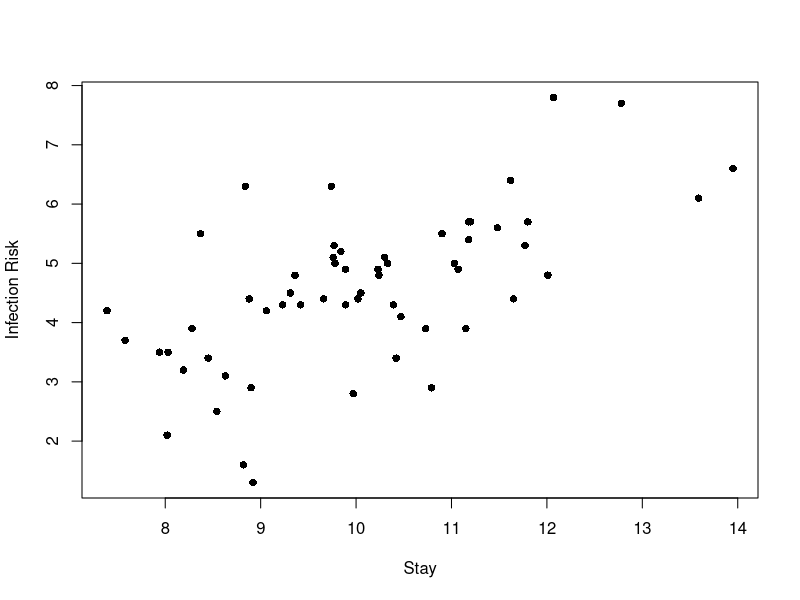
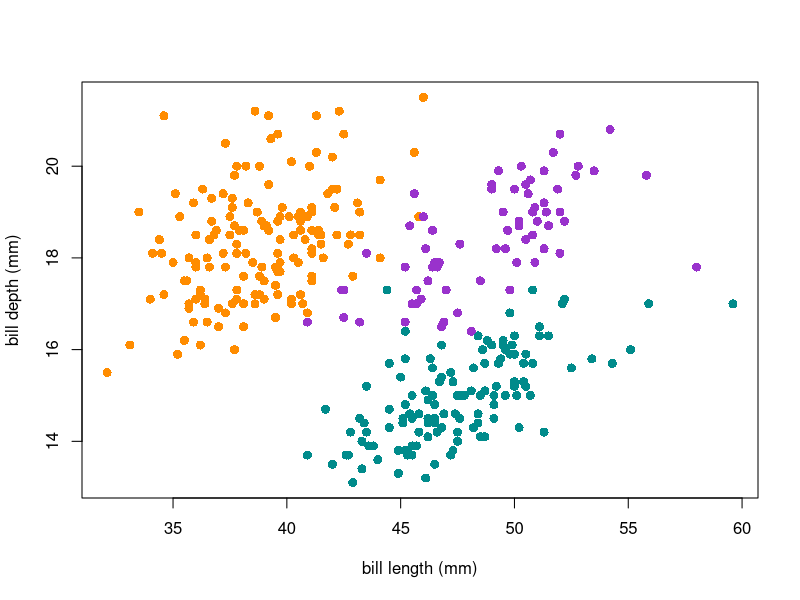
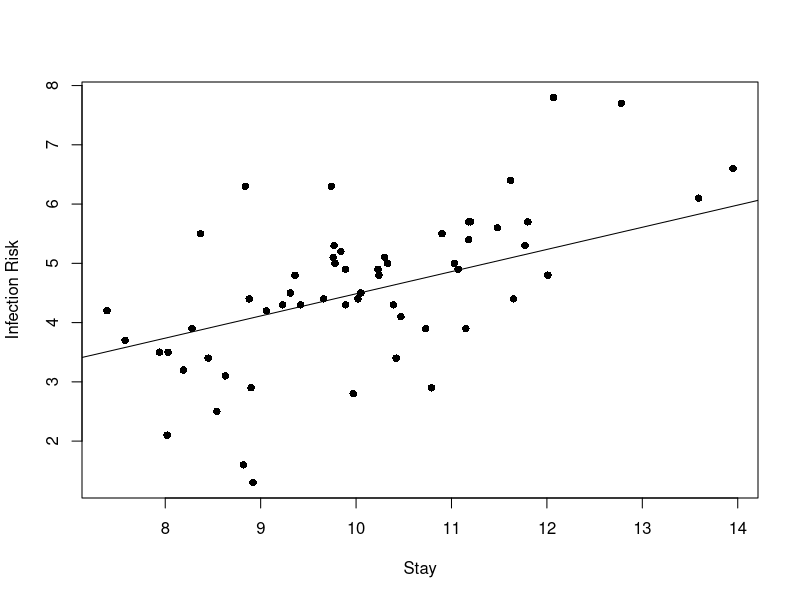
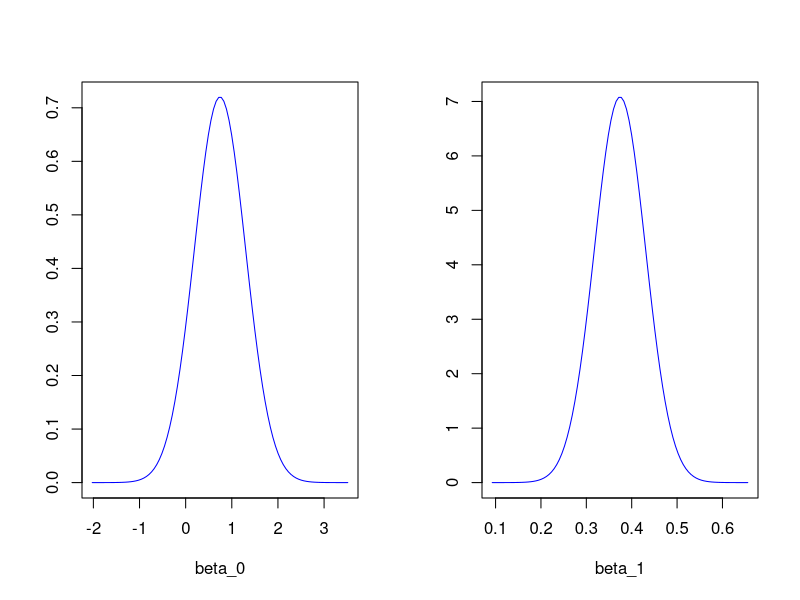
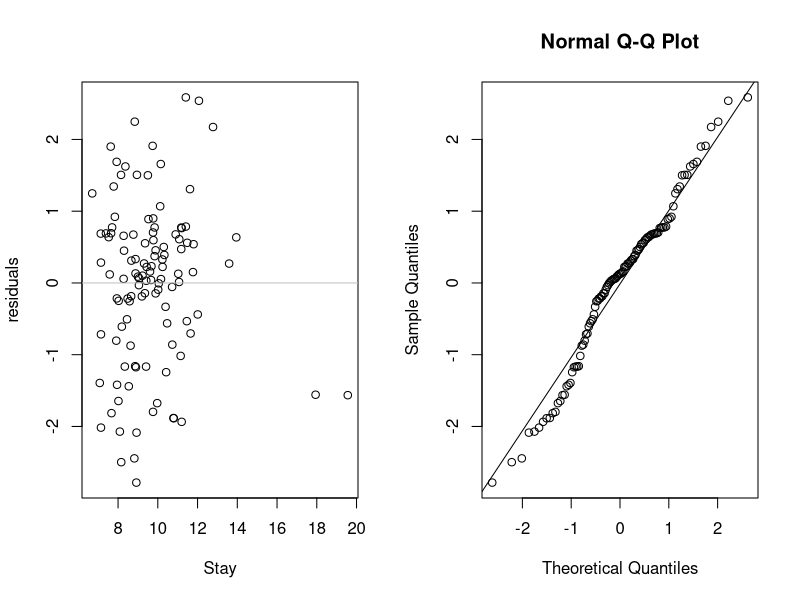

These charts were generated, in order, by the following R code:
data = read.csv('hospital-infection.txt', header=TRUE, sep='\t')
data_sub = data[(data$Region == 1) | (data$Region == 2),]
data_sub = data_sub[data_sub$Stay < 16,]

pdf(file = "./Figure-01.pdf",   # The directory you want to save the file in
    width = 7, # The width of the plot in inches
    height = 6) # The height of the plot in inches
plot(data_sub$Stay, data_sub$InfctRsk, 
     xlab='Stay', ylab='Infection Risk', pch=16)
dev.off()

summary(lm(InfctRsk~Stay+Age+Xray, data=data_sub))

library("palmerpenguins")
pdf(file = "./Figure-03.pdf",   # The directory you want to save the file in
    width = 8, # The width of the plot in inches
    height = 6) # The height of the plot in inches

plot(penguins$bill_length_mm,
     penguins$bill_depth_mm, 
     col='white',
     xlab='bill length (mm)',
     ylab='bill depth (mm)')

penguins_Adelie = penguins[penguins$species == "Adelie",]
points(penguins_Adelie$bill_length_mm, 
       penguins_Adelie$bill_depth_mm, 
       col='darkorange', pch=16, cex=1.2)

penguins_Gentoo = penguins[penguins$species == "Gentoo",]
points(penguins_Gentoo$bill_length_mm,
       penguins_Gentoo$bill_depth_mm, 
       col='cyan4', pch=16, cex=1.2)

penguins_Chinstrap = penguins[penguins$species == "Chinstrap",]
points(penguins_Chinstrap$bill_length_mm,
       penguins_Chinstrap$bill_depth_mm, 
       col='darkorchid', pch=16, cex=1.2)

dev.off()

pdf(file = "./Figure-07.pdf",   # The directory you want to save the file in
    width = 7, # The width of the plot in inches
    height = 6) # The height of the plot in inches
data = read.csv('hospital-infection.txt', header=TRUE, sep='\t')
data_sub = data[(data$Region == 1) | (data$Region == 2),]
data_sub = data_sub[data_sub$Stay < 16,]
plot(data_sub$Stay, data_sub$InfctRsk, 
     xlab='Stay', ylab='Infection Risk', pch=16)
abline(lm(InfctRsk ~ Stay, data=data))
dev.off()

out = summary(lm(InfctRsk ~ Stay, data=data))
beta_0_hat = out$coefficients[1,1]
beta_0_hat_std = out$coefficients[1,2]
beta_1_hat = out$coefficients[2,1]
beta_1_hat_std = out$coefficients[2,2]

x0 = seq(from=beta_0_hat-5*beta_0_hat_std, 
         to=beta_0_hat+5*beta_0_hat_std, 
         length.out=100)
y0 = dnorm(x0, mean=beta_0_hat, sd=beta_0_hat_std)
x1 = seq(from=beta_1_hat-5*beta_1_hat_std, 
         to=beta_1_hat+5*beta_1_hat_std, 
         length.out=100)
y1 = dnorm(x1, mean=beta_1_hat, sd=beta_1_hat_std)

pdf(file = "./Figure-08.pdf",   # The directory you want to save the file in
    width = 12, # The width of the plot in inches
    height = 5) # The height of the plot in inches
par(mfrow=c(1,2))
plot(x0, y0, col='blue', type='l', lty=1, xlab='beta_0', ylab='')
plot(x1, y1, col='blue', type='l', lty=1, xlab='beta_1', ylab='')
dev.off()

pdf(file = "./Figure-09.pdf",   # The directory you want to save the file in
    width = 12, # The width of the plot in inches
    height = 5) # The height of the plot in inches
res = out$residuals
par(mfrow=c(1,2))
plot(data$Stay, res, xlab='Stay', ylab='residuals')
abline(h = 0, col='grey')
qqnorm(res)
qqline(res)
dev.off()


